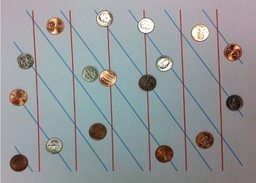
#> input picture project 3/hough.jpg, 256 x 183 px, shrunk from 666 x 477 before the run
$ python task3.py
#> lines starting #> are read from the running program, lines starting #| are printed output that depends on the picture; after the words box and inside, x2 and y2 are one past the last pixel; in counts of white or black regions, pixels touching at a corner belong together
import cv2
import numpy as np
import math

# perform erosion
def erosion(image, kernel):
    imageNew = np.zeros(image.shape)
    xLen = int(len(kernel) / 2)
    yLen = int(len(kernel[0]) / 2)
    for i in range(xLen, len(image) - xLen):
        for j in range(yLen, len(image[0]) - yLen):
            extractedImage = image[i - xLen: i + xLen + 1, j - yLen: j + yLen + 1]
            if checkErosion(extractedImage, kernel):
                imageNew[i][j] = 255

    return imageNew


# check erosion
def checkErosion(extractedImage, kernel):
    f = 0
    for k in range(len(kernel)):
        for l in range(len(kernel[0])):
            if extractedImage[k][l] >= kernel[k][l]:
                f = f + 1

    # if everything is 255, f is equal to 9
    if f == 9:
        return True
    else:
        return False


# compute hough space
def houghSpace(edgesImg,rohValues,thetaValues):
    newImage = np.zeros((rohValues, thetaValues))
    for i in range(rows):
        for j in range(colums):
            if edgesImg[i][j] == 255:
                #print(i,j)
                for theta in range(thetaValues):
                    sinValue = math.sin(math.radians(theta))
                    cosValue = math.cos(math.radians(theta))
                    roh = int(i * cosValue + j * sinValue)
                    if roh < 0:
                        roh = roh * (-1)
                    newImage[roh][theta] += 1

    return newImage


# convert to list
def arrayToList(array,x,y):
    list1 = []
    for i in range(x):
        for j in range(y):
            list1.append(array[i][j])
            #print(array[i][j])

    return list1


# find roh and thetha
def findRT(img,list1,x,y):
    l = len(list1)
    newDic = {}
    for i in range(x):
        for j in range(y):
            for k in range(l):
                if list1[k] == img[i][j]:
                    newDic[i] = j

    return newDic


# read the image
originalImage = cv2.imread('hough.jpg')
#> originalImage is the input picture: shape (183, 256, 3); mean B, G, R 152.8, 150.8, 147.3
imageArray = cv2.imread(r'hough.jpg', 0)
#> imageArray: shape (183, 256); min 11, max 255, mean 150
rows = imageArray.shape[0]
#> rows = 183
colums = imageArray.shape[1]
#> colums = 256

# form kernel for vertical line
vertKernel = [[0,1,0],[0,1,0],[0,1,0]]
diaKernel = [[1,0,0],[0,1,0],[0,0,1]]

# use canny edge detection system
edges = cv2.Canny(imageArray, 50, 150, apertureSize= 3)
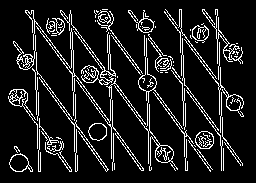
#> edges: shape (183, 256); 11.3% white in thin lines or dots, all inside (x1, y1, x2, y2) = (8, 9, 244, 172)

verticalEdgesImage = erosion(edges,vertKernel)
#> after the loop in erosion, `for i in range(xLen, len(image) - xLen):`: imageNew: shape (183, 256) float64; 3.6% white in thin lines or dots, all inside (x1, y1, x2, y2) = (8, 10, 244, 171)
verticalEdgesImage = erosion(verticalEdgesImage,vertKernel)
#> after the loop in erosion (call 2), `for i in range(xLen, len(image) - xLen):`: imageNew: shape (183, 256) float64; 2.7% white in thin lines or dots, all inside (x1, y1, x2, y2) = (12, 11, 230, 170)
verticalEdgesImage = erosion(verticalEdgesImage,vertKernel)
#> after the loop in erosion (call 3), `for i in range(xLen, len(image) - xLen):`:
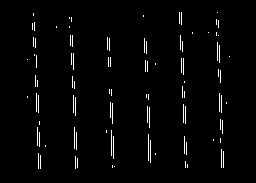
#> imageNew: shape (183, 256) float64; 2.2% white in thin lines or dots, all inside (x1, y1, x2, y2) = (27, 12, 230, 169)
#cv2.imwrite('verticalEdgesImage.jpg',verticalEdgesImage)

rohValues = int((2 * (((rows ** 2) + (colums ** 2)) ** 0.5)) + 1)
thetaValues = 180

# calculate hough value
houghSpaceMatrix = houghSpace(verticalEdgesImage,rohValues, thetaValues)
#> after the loop in houghSpace, `for i in range(rows):`:
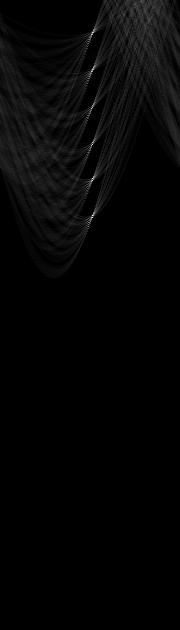
#> newImage: shape (630, 180) float64; min 0, max 78, mean 1.7; drawn with min black and max white
listNew = arrayToList(houghSpaceMatrix,rohValues,thetaValues)

listNew.sort()

length = len(listNew)

thresholdList = []

# storing values in a new list
for i in range(11):
    thresholdList.append(listNew[length-i-1])

rohThetaValues = findRT(houghSpaceMatrix,thresholdList,rohValues,thetaValues)

redLines = originalImage

for x in range(rows):
    for y in range(colums):
        for r,t in rohThetaValues.items():
            value = int(((-1)/math.tan(math.radians(t)))*x + r/math.sin(math.radians(t)))
            if y == value:
                redLines[x][y] = [0,0,255]
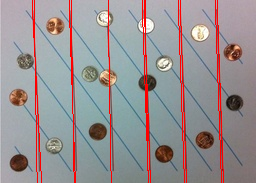
#> redLines: shape (183, 256, 3); 4.28% of pixels changed, all inside (x1, y1, x2, y2) = (32, 0, 224, 183)

cv2.imwrite('red_line.jpg',redLines)


#task 2b finding diagonals
diagonalsEdgesImage = erosion(edges,diaKernel)
#> after the loop in erosion (call 4), `for i in range(xLen, len(image) - xLen):`:
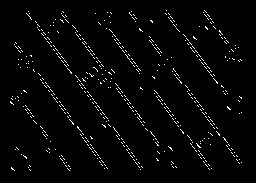
#> imageNew: shape (183, 256) float64; 2.5% white in thin lines or dots, all inside (x1, y1, x2, y2) = (10, 10, 242, 171)
cv2.imwrite('diagonalsEdgesImage.jpg',diagonalsEdgesImage)

# calculate hough value
houghSpaceMatrix1 = houghSpace(diagonalsEdgesImage,rohValues, thetaValues)
#> call 2 of houghSpace, with rohValues = 630, thetaValues = 180
#> after the loop in houghSpace (call 2), `for i in range(rows):`:
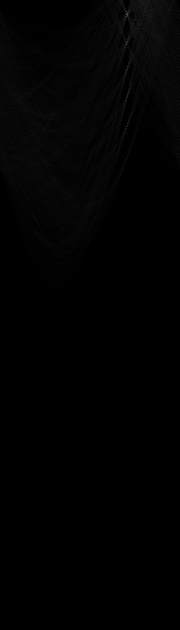
#> newImage: shape (630, 180) float64; min 0, max 113, mean 1.8
listNew1 = arrayToList(houghSpaceMatrix1,rohValues,thetaValues)

listNew1.sort()

length = len(listNew1)

thresholdList1 = []

# finding maximum value
for m in range(35):
    thresholdList1.append(listNew1[length-m-1])


#print(thresholdList1)
rohThetaValues1 = findRT(houghSpaceMatrix1,thresholdList1,rohValues,thetaValues)
#print(rohThetaValues1)

blueLines = originalImage

for x in range(rows):
    for y in range(colums):
        for r,t in rohThetaValues1.items():
            #print('inside for')
            value = int(((-1)/math.tan(math.radians(t)))*x + r/math.sin(math.radians(t)))
            #print(value)
            #print(y)
            if y == value:
                if(edges[x][y] >= 1):
                    blueLines[x][y] = [0,0,255]
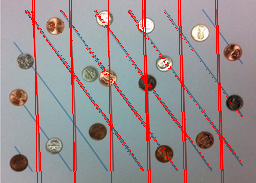
#> blueLines: shape (183, 256, 3); 1.89% of pixels changed, all inside (x1, y1, x2, y2) = (25, 10, 243, 171)

cv2.imwrite('blue_lines.jpg',blueLines)

$ run again, with project 3/point.jpg copied over project 3/hough.jpg
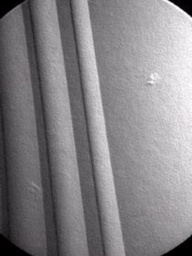
#> input picture project 3/point.jpg, 192 x 256 px, shrunk from 357 x 475 before the run
#> originalImage is the input picture: shape (256, 192, 3); mean B, G, R 134.2, 131.2, 133.3
#> `edges = cv2.Canny(imageArray, 50, 150, apertureSize= 3)`:
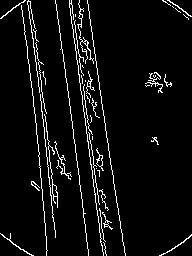
#> edges: shape (256, 192); 5.5% white in thin lines or dots
#> after the loop `for x in range(rows):`:
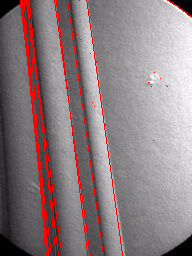
#> blueLines: shape (256, 192, 3); mean B, G, R 128.8, 125.9, 141.4

$ run again, with project 3/segment.jpg copied over project 3/hough.jpg
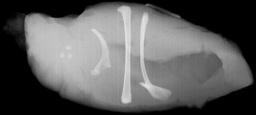
#> input picture project 3/segment.jpg, 256 x 115 px, shrunk from 712 x 321 before the run
#> originalImage is the input picture: shape (115, 256, 3); min 0, max 230, mean 92.6
#> `edges = cv2.Canny(imageArray, 50, 150, apertureSize= 3)`:
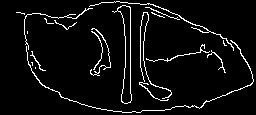
#> edges: shape (115, 256); 5.5% white in thin lines or dots
#> the loop in erosion, `for i in range(xLen, len(image) - xLen):` made 113 passes
#> the loop in erosion (call 2), `for i in range(xLen, len(image) - xLen):` made 113 passes
#> after the loop `for x in range(rows):`:
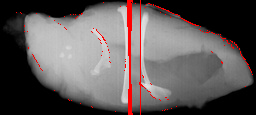
#> blueLines: shape (115, 256, 3); mean B, G, R 88.9, 88.9, 95.8
